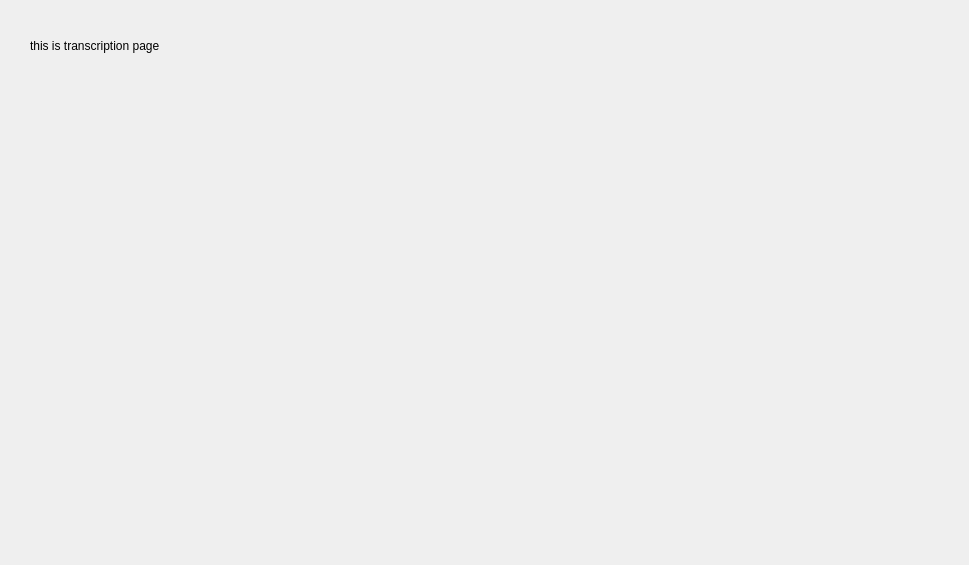
<?xml version="1.0" encoding="UTF-8"?>
<ui version="4.0">
 <class>PageTranscription</class>
 <widget class="QWidget" name="PageTranscription">
  <property name="geometry">
   <rect>
    <x>0</x>
    <y>0</y>
    <width>969</width>
    <height>565</height>
   </rect>
  </property>
  <property name="windowTitle">
   <string>Form</string>
  </property>
  <widget class="QLabel" name="label">
   <property name="geometry">
    <rect>
     <x>30</x>
     <y>10</y>
     <width>191</width>
     <height>71</height>
    </rect>
   </property>
   <property name="text">
    <string>this is transcription page</string>
   </property>
  </widget>
 </widget>
 <resources/>
 <connections/>
</ui>
